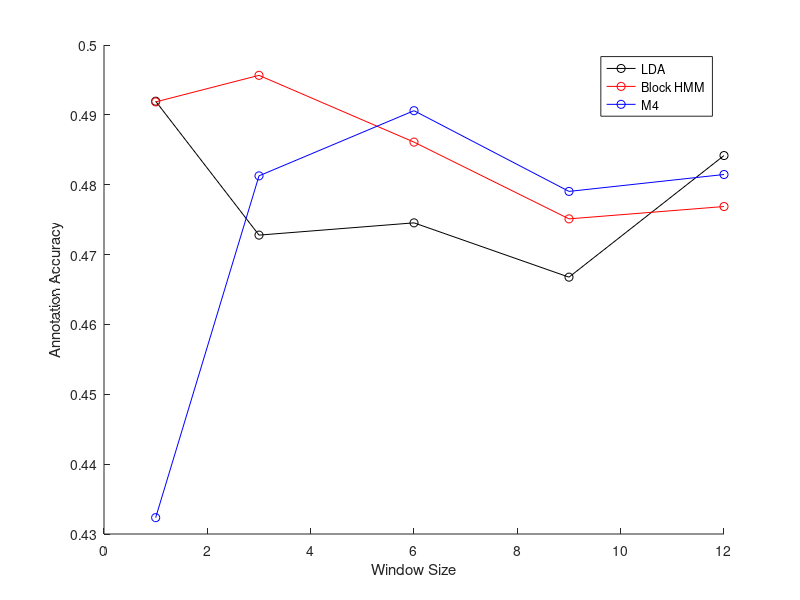

Recreate this plot in MATLAB.
% Experiments

EXPERIMENT = 1;

if EXPERIMENT == 1
    % NEG
    ks = [1, 3, 6, 9, 12];
    lda = [0.49195429780855965, 0.4727854319552251, 0.47454173630196711, 0.46676762642012354, 0.48417593504552447];
    block = [0.49185399368288624, 0.49565632391559233, 0.48609790546496912, 0.47511105382317764, 0.47687895469522046];
    m4 = [0.43234010152223651, 0.48126874187815538, 0.49059796772847031, 0.47904288366095099, 0.48146187876601088];
    num_categories = 5;
    chance = ones(1,num_categories) / num_categories;

elseif EXPERIMENT == 2
    % HET
    ks = [1, 3, 6, 9, 12, 15];
    lda = [0.48070750709658955, 0.50410107336755616, 0.48868809902753069, 0.48188636559528042, 0.50211417194807373, 0.48823365113313721];
    block = [0.54131498273242451, 0.55440900080612565, 0.54651421565808056, 0.53861173322231681, 0.5414212867953998, 0.54666114904861485];
    m4 = [0.49969457326439992, 0.52103021007976813, 0.52083508970254966, 0.52146971038114098, 0.52591855951447009, 0.51856094510157003];
    num_categories = 4;
    chance = ones(1,num_categories) / num_categories;    

end

hold on
plot(ks, lda, 'ko-')
plot(ks, block, 'ro-')
plot(ks, m4, 'bo-')
%plot(ks, chance, 'g--')

legend('LDA', 'Block HMM', 'M4')
%legend('LDA', 'Block HMM', 'M4', 'Chance')
xlabel('Window Size')
ylabel('Annotation Accuracy')


